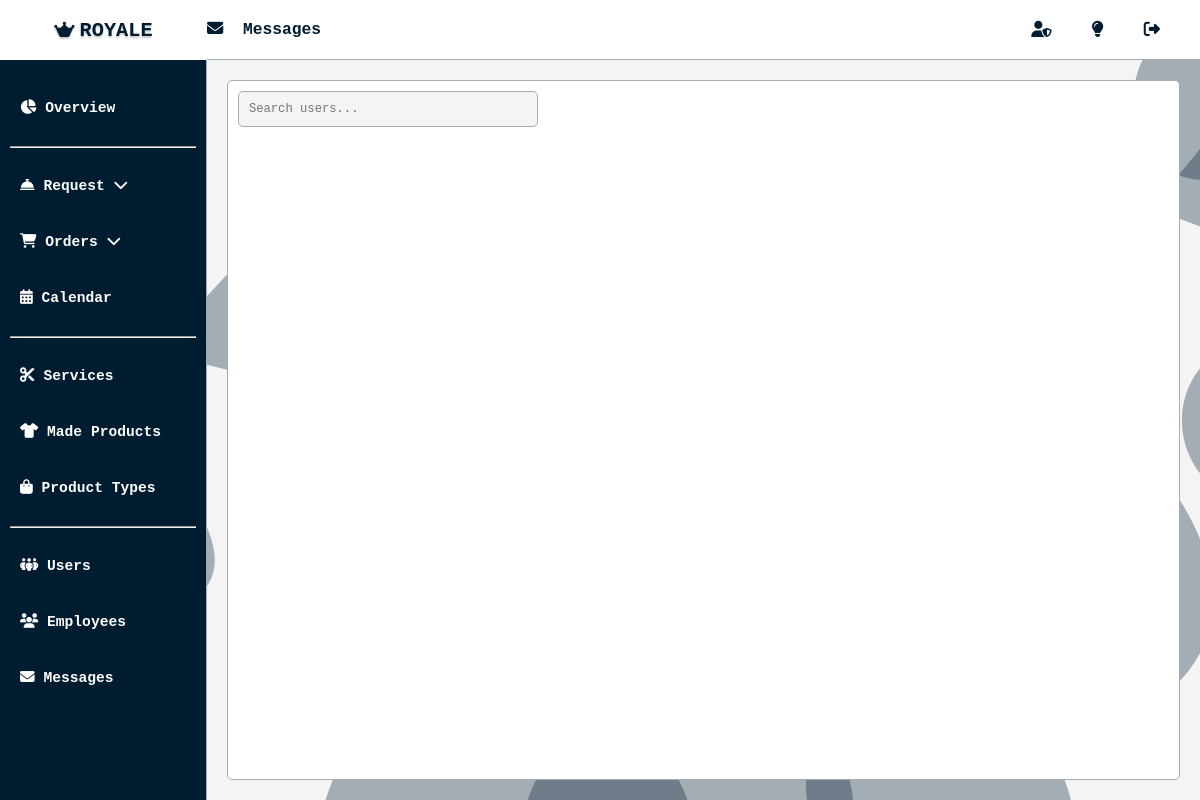
The app's page /admin/messages.php (signed in), older data.
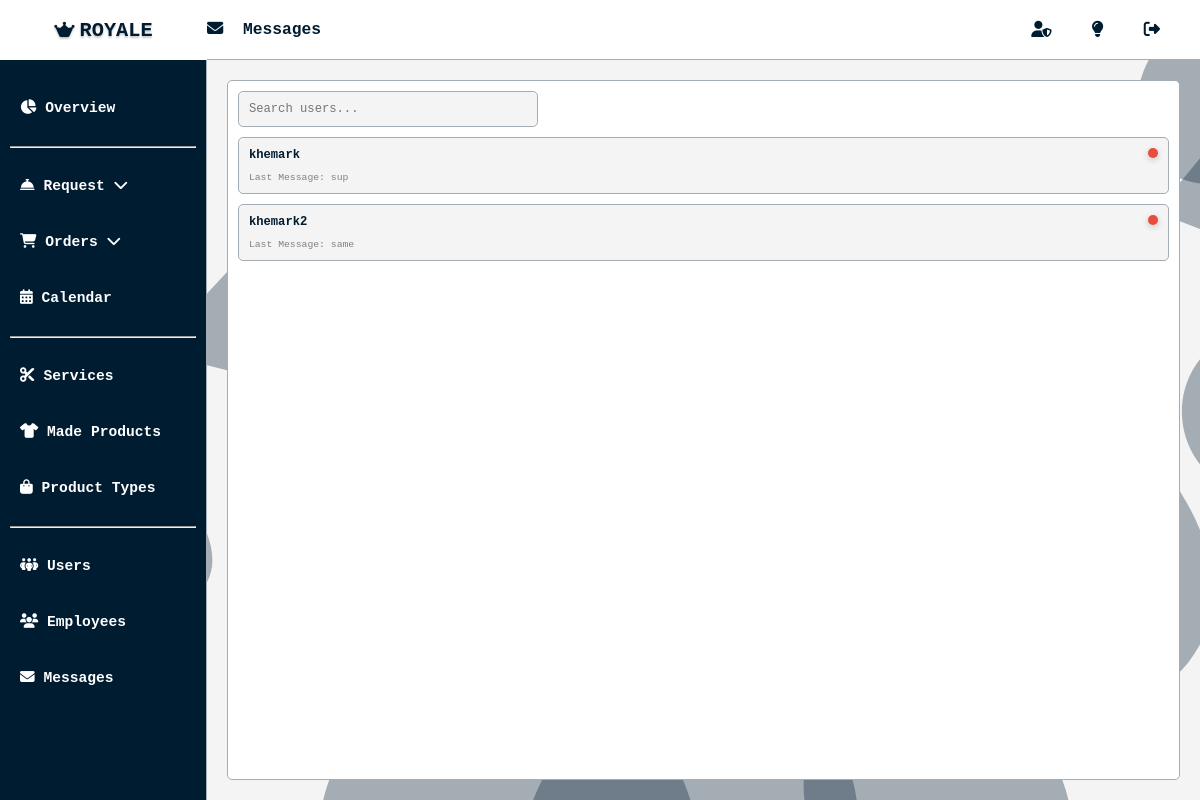
The same page, newer data.
### tables this page shows
CREATE TABLE `royale_user_tbl` (
  `user_id` int(11) NOT NULL,
  `user_name` varchar(255) NOT NULL,
  `user_email` varchar(255) NOT NULL,
  `user_password` varchar(255) NOT NULL,
  `user_status` varchar(255) NOT NULL,
  `user_bio` text NOT NULL,
  `date_created` datetime NOT NULL
);

### admin/messages.php (the view, shortened to what this page needs)
<?php
require 'dbconnect.php';
$sql = "
  SELECT
    u.user_id,
    u.user_name,
    COUNT(m.id) AS unread_count,
    (SELECT m2.message FROM chat_messages m2 WHERE m2.user_id = u.user_id ORDER BY m2.timestamp DESC LIMIT 1) AS latest_message,
    (SELECT m2.admin_id FROM chat_messages m2 WHERE m2.user_id = u.user_id ORDER BY m2.timestamp DESC LIMIT 1) AS latest_sender,
    (SELECT m2.timestamp FROM chat_messages m2 WHERE m2.user_id = u.user_id ORDER BY m2.timestamp DESC LIMIT 1) AS latest_timestamp
  FROM
    royale_user_tbl AS u
  LEFT JOIN
    chat_messages AS m
  ON
    u.user_id = m.user_id
    AND m.admin_id IS NULL
    AND m.admin_reply IS NULL
  GROUP BY
    u.user_id, u.user_name
  HAVING
    latest_message IS NOT NULL AND latest_message != 'No messages yet'
  ORDER BY
    latest_timestamp DESC
";
$result = $conn->query($sql);
?>
<!DOCTYPE html>
<html lang="en">
<head>
    <?php include 'important.php'; ?>
    <link rel="stylesheet" href="css/main.css?v=<?php echo time(); ?>">
    <link rel="stylesheet" href="css/all_dashboard.css?v=<?php echo time(); ?>">
</head>
<body class="<?php echo isset($_SESSION['admin_id']) ? 'admin-mode' : ''; ?>">
    <div class="overall-container">
        <?php include 'sidenav.php'; ?>
        <main>
            <div class="header-container">
                <div class="header-label-container">
                    <i class="fa-solid fa-envelope"></i>
                    <label for="">Messages</label>
                </div>
                <?php include 'header_icons_container.php'; ?>
            </div>
            <div class="content-container">
                <div class="content">
                    <div class="search-bar-container">
                        <input type="text" id="search-bar" placeholder="Search users..." onkeyup="searchUsers()" />
                    </div>
                    <?php
                    while ($row = $result->fetch_assoc()) {
                        $user_id = $row['user_id'];
                        $user_name = htmlspecialchars($row['user_name']);
                        $latest_message = htmlspecialchars($row['latest_message']);
                        $latest_sender = $row['latest_sender'];
                    ?>
                        <div class="user-card" onclick="openChatbox(<?php echo $user_id; ?>, '<?php echo addslashes($user_name); ?>')">
                            <div class="user-info">
                                <h2><?php echo $user_name; ?></h2>
                                <?php if ($latest_message !== 'No messages yet' && $latest_message !== null && ($latest_sender === null || $latest_sender != $_SESSION['admin_id'])): ?>
                                    <span class="unread-badge"></span>
                                <?php endif; ?>
                                <div class="latest-message">
                                    Last Message: <?php echo $latest_message ? htmlspecialchars($latest_message) : 'No messages yet'; ?>
                                </div>
                            </div>
                        </div>
                    <?php } ?>
                </div>
            </div>
        </main>
    </div>
</body>
</html>

Row changes from the older to the newer data that the page shows:
now on this page (row edited): royale_user_tbl: user_name "khemark", latest_message "sup"
now on this page (row unchanged): royale_user_tbl: user_name "khemark2", latest_message "same"
